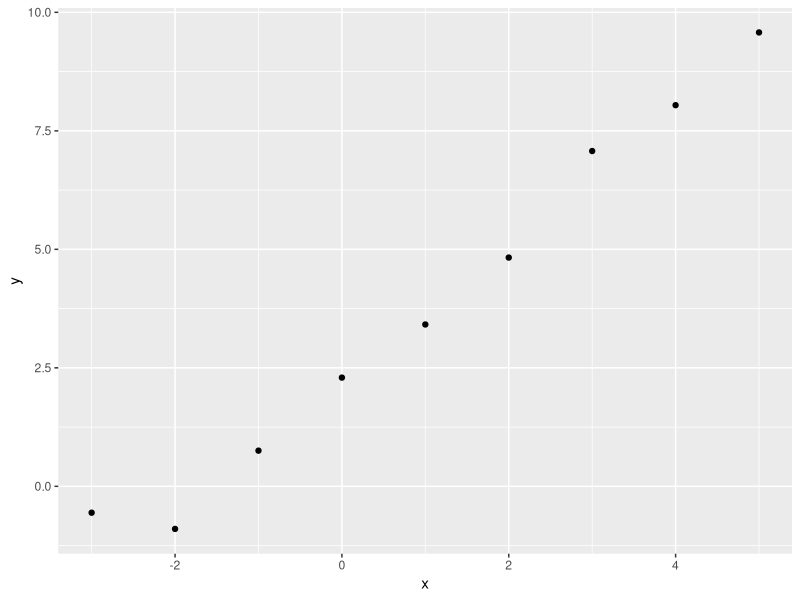
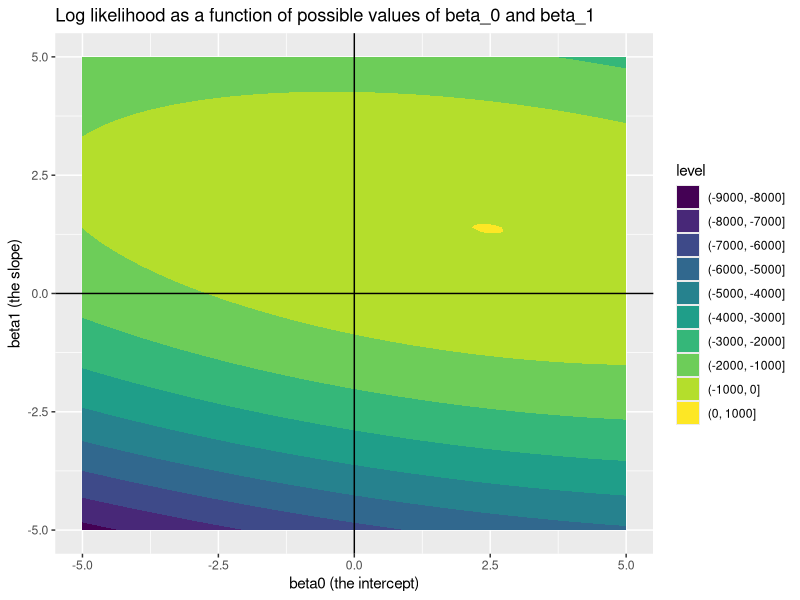

Write R code to recreate these figures, in order.
## ---- chunk 1
#| echo: true
llNormal <- function(pars, y, X){
    beta <- pars[1:ncol(X)]
    sigma2 <- exp(pars[ncol(X)+1])
    -1/2 * (sum(log(sigma2) + (y - (X%*%beta))^2 / sigma2))
}
## ---- chunk 2
# set a seed so runs are identical
set.seed(7)
# create a main predictor variable vector: -3 to 5 in increments of 1
x <- (-3):5
# Record the number of observations in x
N <- length(x)
# Create a response variable with variability
y <- 2.5 + 1.4 * x  + rnorm(N, mean = 0, sd = 0.5)

# bind x into a two column matrix whose first column is a vector of 1s (for the intercept)

X <- cbind(rep(1, N), x)
# Clean up names
colnames(X) <- NULL

## ---- chunk 3
library(tidyverse)
tibble(x=x, y=y) |>
    ggplot(aes(x, y)) + 
    geom_point()

## ---- chunk 4

candidate_param_values <- expand_grid(
    beta_0 = seq(-5, 5, by = 0.1),
    beta_1 = seq(-5, 5, by = 0.1)
)

feed_to_ll <- function(b0, b1){
    pars <- c(b0, b1, log(0.25))
    llNormal(pars, y, X)
}

candidate_param_values <- candidate_param_values |>
    mutate(
        ll = map2_dbl(beta_0, beta_1, feed_to_ll)
    )
## ---- chunk 5
candidate_param_values |>
    ggplot(aes(beta_0, beta_1, z = ll)) + 
    geom_contour_filled() + 
    geom_vline(xintercept = 0) +
    geom_hline(yintercept = 0) +
    labs(
        title = "Log likelihood as a function of possible values of beta_0 and beta_1",
        x = "beta0 (the intercept)",
        y = "beta1 (the slope)"
    )
## ---- chunk 6
candidate_param_values |> 
    filter(ll == max(ll))

